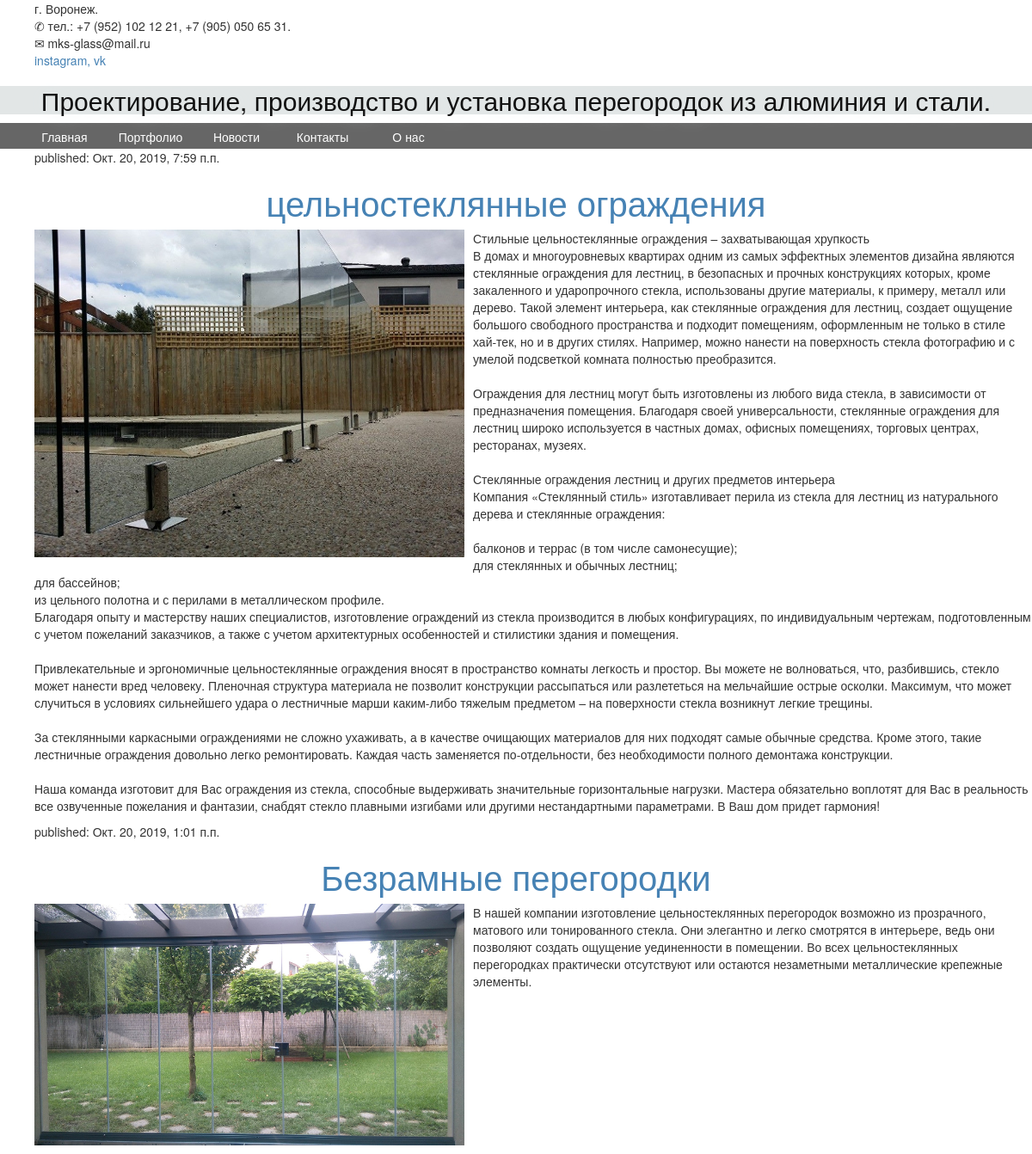
Page /news/ on the committed database.
### maintheme/models.py (models this page shows, shortened)
class Post(models.Model):
    author = models.ForeignKey(settings.AUTH_USER_MODEL, on_delete=models.CASCADE)
    title = models.CharField(max_length=200)
    text = models.TextField()
    created_date = models.DateTimeField(default=timezone.now)
    published_date = models.DateTimeField(blank=True, null=True)
    img = models.ImageField(upload_to='media/img/',
                       verbose_name='Грузи епт', null = True, blank = True)

### maintheme/views.py (the view)
# urls.py: path('news/', views.post, name='news'),
def post(request):
    posts = Post.objects.filter(published_date__lte=timezone.now()).order_by('published_date')
    return render(request, 'maintheme/news.html', {'posts': posts})

### maintheme/templates/maintheme/news.html (shortened to what this page needs)
{% load staticfiles %}
{% load static %}
<!doctype html>
<html>
    <head>
            <link rel="stylesheet" href="//maxcdn.bootstrapcdn.com/bootstrap/3.2.0/css/bootstrap.min.css">
            <link rel="stylesheet" href="//maxcdn.bootstrapcdn.com/bootstrap/3.2.0/css/bootstrap-theme.min.css">
            <link rel="stylesheet" type="text/css" href="{% static 'maintheme/style.css' %}" />
        <p>г. Воронеж.<br>
        &#9990; тел.: +7 (952) 102 12 21, +7 (905) 050 65 31. <br>
        &#9993; mks-glass@mail.ru<br>
        <a href="https://www.instagram.com/m.k.s.glass/">instagram</a><a href="https://vk.com/mks.glass">, vk</a><br>
        <h1 id = head1>Проектирование, производство и установка перегородок из алюминия и стали.</h1>
    </head>
  <body>
    <ul id="navbar">
            <li><a href="../">Главная</a></li>
            <li><a href="../gallery">Портфолио</a></li>
            <li><a href=".">Новости</a></li>
            <li><a href="../contacts">Контакты</a></li>
            <li><a href="#">О нас</a></li>
    </ul>
    {% for post in posts.reverse %}
        <p>published: {{ post.published_date }}</p>
        <h1><a href="">{{ post.title }}</a></h1>
        <p id='news'>
            <img src="{{ post.img.url }}">
            {{ post.text|linebreaksbr }}
        </p>
{% endfor %}
  </body>
</html>

### maintheme/static/maintheme/style.css (style rules this page uses)
h1 { font-size: 40px; text-align: center; color:white; }
a { color: SteelBlue; }
body { background-color: white; }
#head1 { font-size: 30px; background: rgb(226, 230, 230); background-position: center; color:rgb(17, 17, 17); text-shadow: 1px 1px 20px rgb(226, 232, 233); }
p { padding-left: 40px; }
#news img { float: left; margin: 0 10px 10px 0; }
#navbar, #navbar ul { margin: 0; padding: 0; list-style-type: none; }
#navbar { height: 30px; background-color: #666; padding-left: 25px; min-width: 470px; }
#navbar li { float: left; position: relative; height: 100%; }
#navbar li a { display: block; padding: 6px; width: 100px; color: #fff; text-decoration: none; text-align: center; }

### rows in the picture
Post: published_date "Окт. 20, 2019, 7:59 п.п.", title "цельностеклянные ограждения", img (picture), text "Стильные цельностеклянные ограждения – захватывающая хрупкость В домах и многоуровневых квартирах одним из самых эффектных элементов дизайна являются стеклянные ограждения для лестниц, в безопасных и прочных конструкциях которых, кроме закаленного и ударопрочного стекла, использованы другие материалы, к примеру, металл или дерево. Такой элемент интерьера, как стеклянные ограждения для лестниц, создает ощущение большого свободного пространства и подходит помещениям, оформленным не только в стиле хай-тек, но и в других стилях. Например, можно нанести на поверхность стекла фотографию и с умелой подсветкой комната полностью преобразится. Ограждения для лестниц могут быть изготовлены из любого…"
Post: published_date "Окт. 20, 2019, 1:01 п.п.", title "Безрамные перегородки", img (picture), text "В нашей компании изготовление цельностеклянных перегородок возможно из прозрачного, матового или тонированного стекла. Они элегантно и легко смотрятся в интерьере, ведь они позволяют создать ощущение уединенности в помещении. Во всех цельностеклянных перегородках практически отсутствуют или остаются незаметными металлические крепежные элементы."
